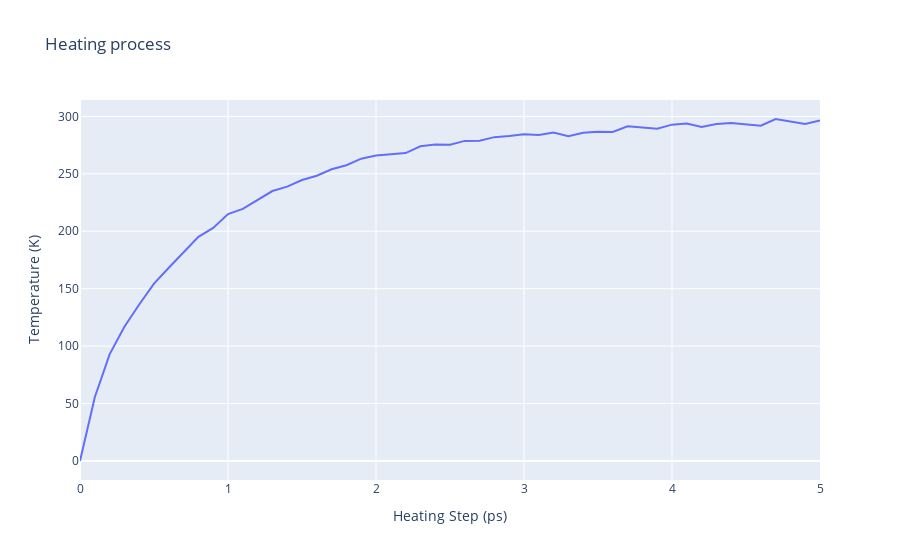

Notebook cell for this chart:
### Code cell
#Read data from file and filter energy values higher than 1000 Kj/mol^-1
with open(output_dat_heat_path,'r') as energy_file:
    x,y = map(
        list,
        zip(*[
            (float(line.split()[0]),float(line.split()[1]))
            for line in energy_file 
            if not line.startswith(("#","@")) 
            if float(line.split()[1]) < 1000 
        ])
    )

plotly.offline.init_notebook_mode(connected=True)

fig = {
    "data": [go.Scatter(x=x, y=y)],
    "layout": go.Layout(title="Heating process",
                        xaxis=dict(title = "Heating Step (ps)"),
                        yaxis=dict(title = "Temperature (K)")
                       )
}

plotly.offline.iplot(fig)

### Figure 1 — Plotly figure (JSON) as saved in the notebook; plotly's stock layout.template omitted (floating-point values rounded to 4 significant figures)
{"data": [{"type": "scatter", "x": [0, 0.1, 0.2, 0.3, 0.4, 0.5, 0.6, 0.7, 0.8, 0.9, 1, 1.1, 1.2, 1.3, 1.4, 1.5, 1.6, 1.7, 1.8, 1.9, 2, 2.1, 2.2, 2.3, 2.4, 2.5, 2.6, 2.7, 2.8, 2.9, 3, 3.1, 3.2, 3.3, 3.4, 3.5, 3.6, 3.7, 3.8, 3.9, 4, 4.1, 4.2, 4.3, 4.4, 4.5, 4.6, 4.7, 4.8, 4.9, 5], "y": [0, 55.55, 92.83, 116.9, 136.3, 154.4, 168.2, 181.2, 195.2, 202.8, 215.0, 219.5, 227.4, 235.0, 238.9, 244.6, 248.3, 254.0, 257.5, 263.2, 266.0, 267.1, 268.1, 274.0, 275.5, 275.2, 278.7, 278.8, 281.9, 282.8, 284.5, 283.7, 286.0, 282.8, 285.7, 286.6, 286.5, 291.4, 290.3, 289.2, 292.8, 293.8, 290.9, 293.3, 294.3, 293.3, 291.9, 297.7, 295.6, 293.5, 296.4]}], "layout": {"title": {"text": "Heating process"}, "xaxis": {"title": {"text": "Heating Step (ps)"}}, "yaxis": {"title": {"text": "Temperature (K)"}}}}
